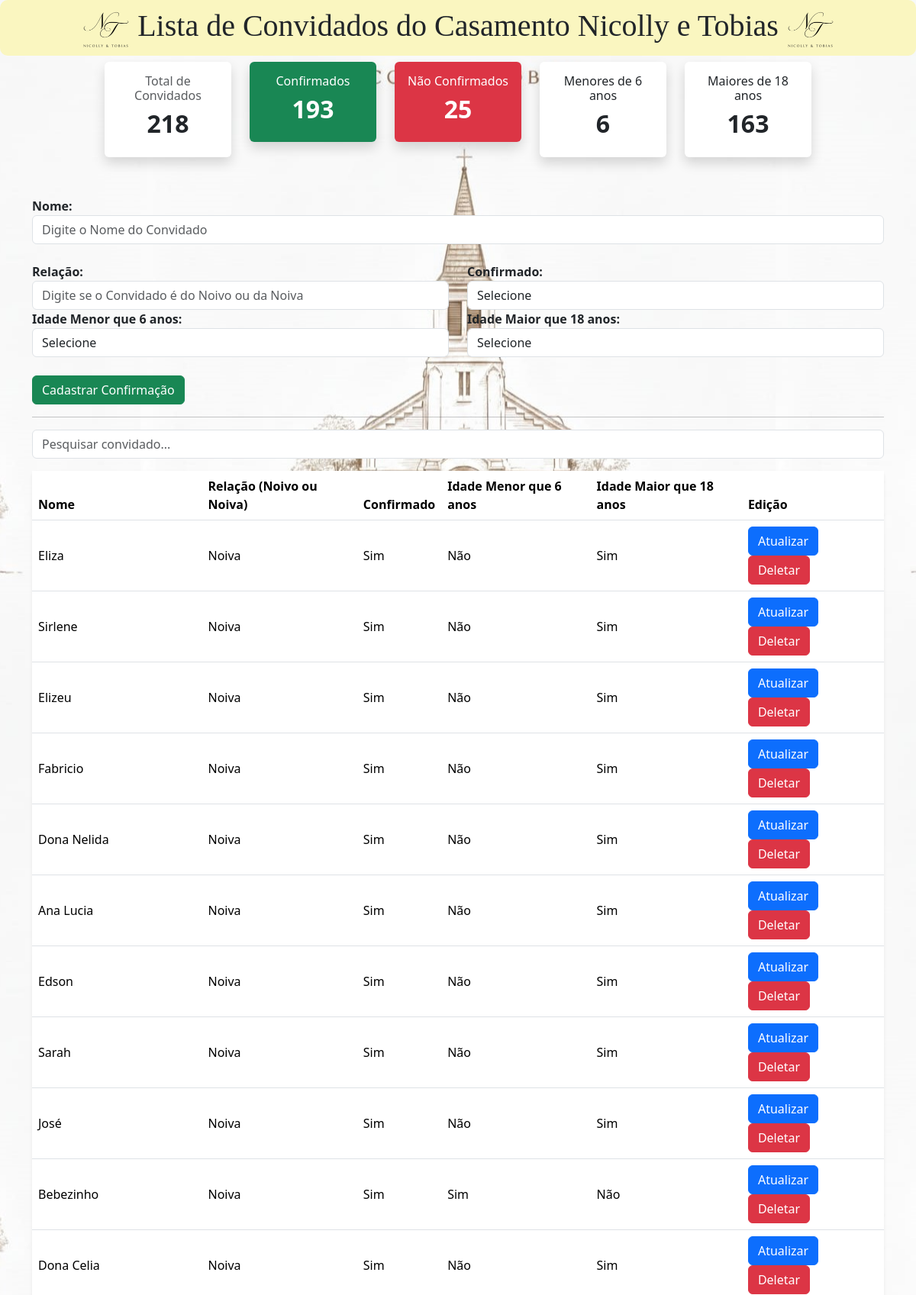
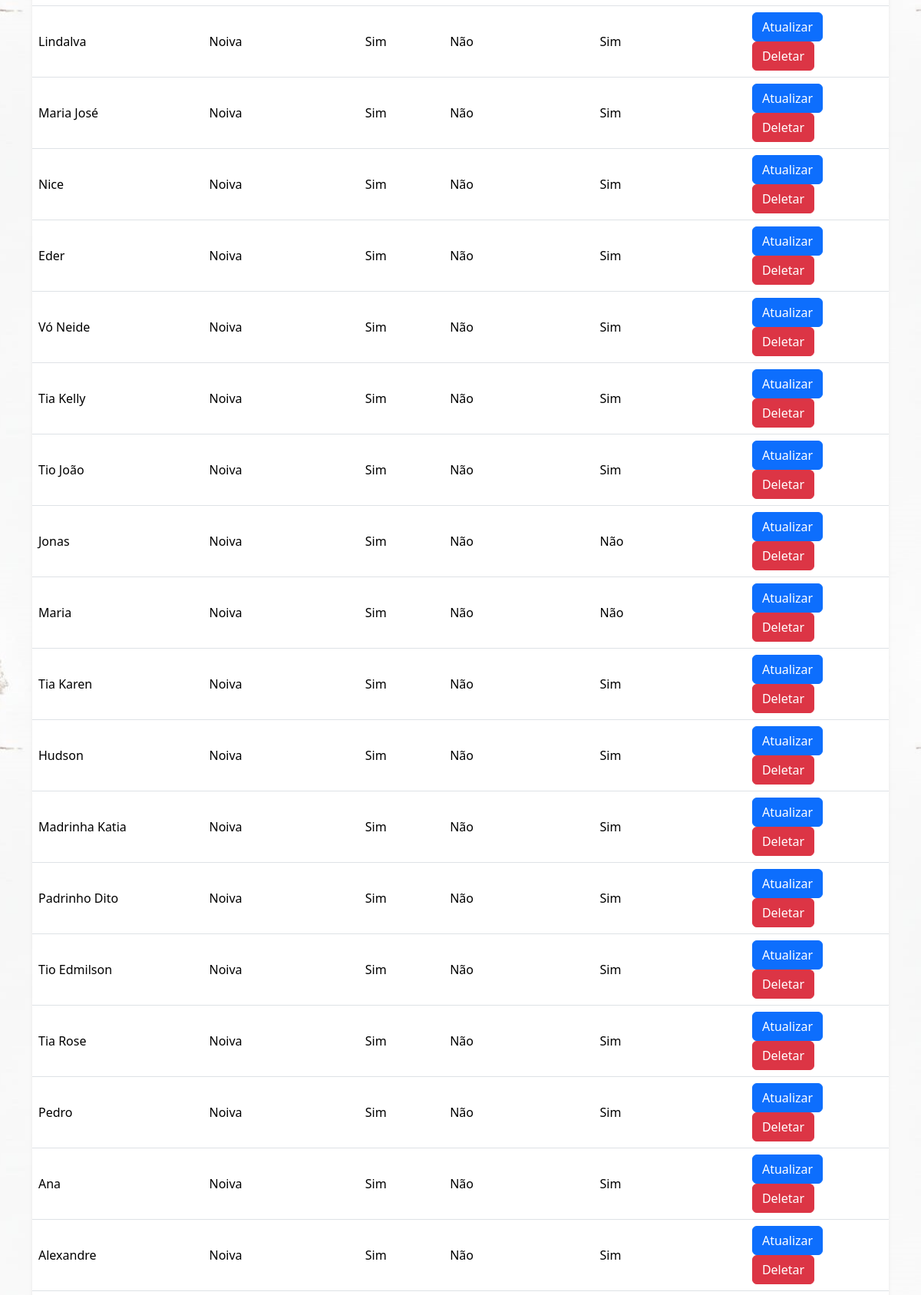
The page / (upper part) on the database its author committed (2 pictures, top to bottom).
### lista/models.py (models this page shows, shortened)
class Lista(models.Model):
    nome = models.CharField()
    relacao = models.CharField()
    confirmado = models.CharField()
    idade_menor = models.CharField(null=True, blank=True)
    idade_maio = models.CharField(null=True, blank=True)

### lista/views.py (the view, shortened to what this page needs)
# urls.py: path('', views.criar_convidado, name="criar_convidado"),
def criar_convidado(request):
    if request.method == 'GET':
        busca = request.GET.get('q')
        lista = Lista.objects.all()
        if busca:
            lista = lista.filter(nome__icontains=busca)
        total = Lista.objects.count()
        total_sim = Lista.objects.filter(confirmado="Sim").count()
        total_nao = Lista.objects.filter(confirmado="Não").count()
        total_menor = Lista.objects.filter(confirmado="Sim",idade_menor="Sim").count()
        total_maior = Lista.objects.filter(confirmado="Sim",idade_maio="Sim").count()
        context = {
            "lista": lista,
            "total": total,
            "total_sim": total_sim,
            "total_nao": total_nao,
            "total_menor":total_menor,
            "total_maior":total_maior
        }
        return render(request, 'criar_convidado.html', context)

### lista/templates/criar_convidado.html (shortened to what this page needs)
{% load static %}
<!doctype html>
<html lang="en">
<head>
  <link rel="stylesheet" href="{% static 'style.css' %}">
  <link href="https://cdn.jsdelivr.net/npm/bootstrap@5.3.8/dist/css/bootstrap.min.css" rel="stylesheet"
>
</head>
<body>
  <h1><img src="{% static 'imagens/logo_remake.png' %}" style="height: 50px;"> Lista de Convidados do Casamento Nicolly
    e Tobias <img src="{% static 'imagens/logo_remake.png' %}" style="height: 50px;"></h1>
  <div class="container">
    <div class="row mb-1 justify-content-center">
      <div class="col-md-2">
        <div class="card shadow text-center border-0">
          <div class="card-body">
            <h6 class="text-muted">Total de Convidados</h6>
            <h2 class="fw-bold">{{ total }}</h2>
          </div>
        </div>
      </div>
      <div class="col-md-2">
        <div class="card shadow text-center border-0 bg-success text-white">
          <div class="card-body">
            <h6>Confirmados</h6>
            <h2 class="fw-bold">{{ total_sim }}</h2>
          </div>
        </div>
      </div>
      <div class="col-md-2">
        <div class="card shadow text-center border-0 bg-danger text-white">
          <div class="card-body">
            <h6>Não Confirmados</h6>
            <h2 class="fw-bold">{{ total_nao }}</h2>
          </div>
        </div>
      </div>
      <div class="col-md-2">
        <div class="card shadow text-center border-0">
          <div class="card-body">
            <h6>Menores de 6 anos</h6>
            <h2 class="fw-bold">{{ total_menor }}</h2>
          </div>
        </div>
      </div>
      <div class="col-md-2">
        <div class="card shadow text-center border-0">
          <div class="card-body">
            <h6>Maiores de 18 anos</h6>
            <h2 class="fw-bold">{{ total_maior }}</h2>
          </div>
        </div>
      </div>
    </div>
    <br><br>
    <form action="{% url 'criar_convidado' %}" method="POST">{% csrf_token %}
      <label for="" class="titulo-cadastro">Nome:</label>
      <input type="text" name="nome" class="form-control" placeholder="Digite o Nome do Convidado">
      <br>
      <div class="row">
        <div class="col-md-6">
          <label for="" class="titulo-cadastro">Relação:</label>
          <input type="text" name="relacao" class="form-control"
            placeholder="Digite se o Convidado é do Noivo ou da Noiva">
        </div>
        <div class="col-md-6">
          <label for="" class="titulo-cadastro">Confirmado:</label>
          <select name="confirmado" class="form-control">
            <option value="">Selecione</option>
          </select>
        </div>
        <div class="col-md-6">
          <label for="" class="titulo-cadastro">Idade Menor que 6 anos:</label>
          <select name="idade_menor" class="form-control input-idade_menor">
            <option value="">Selecione</option>
          </select>
        </div>
        <div class="col-md-6">
          <label for="" class="titulo-cadastro">Idade Maior que 18 anos:</label>
          <select name="idade_maio" class="form-control input-idade_maio">
            <option value="">Selecione</option>
          </select>
        </div>
      </div>
      <br>
      <input type="submit" value="Cadastrar Confirmação" class="btn btn-success">
    </form>
    <hr>
    <input type="text"
       id="campoBusca"
       class="form-control mb-3"
       placeholder="Pesquisar convidado...">
    <div class="card shadow-sm border-0">
      <div class="card-body p-0">
        <div class="table-responsive">
          <table class="table table-hover align-middle mb-0">
            <thead>
              <tr>
                <th scope="col">Nome</th>
                <th scope="col">Relação (Noivo ou Noiva)</th>
                <th scope="col">Confirmado</th>
                <th scope="col">Idade Menor que 6 anos</th>
                <th scope="col">Idade Maior que 18 anos</th>
                <th scope="col">Edição</th>
              </tr>
            </thead>
            <tbody>
              {% for i in lista %}
              <tr>
                <td>{{ i.nome }}</td>
                <td>{{ i.relacao }}</td>
                <td>{{ i.confirmado }}</td>
                <td>{{ i.idade_menor }}</td>
                <td>{{ i.idade_maio }}</td>
                <td>
                  <button class="btn btn-primary" data-bs-toggle="modal" data-bs-target="#modalEditar"
                    data-url="{% url 'atualizar_convidado' i.id %}" data-nome="{{ i.nome }}"
                    data-relacao="{{ i.relacao }}" data-confirmado="{{ i.confirmado }}"
                    data-idade_menor="{{ i.idade_menor }}" data-idade_maio="{{ i.idade_maio }}">
                    Atualizar
                  </button>
                  <a href="{% url 'deletar_convidado' i.id %}" class="btn btn-danger">
                    Deletar
                  </a>
                </td>
              </tr>
              {% endfor %}
            </tbody>
          </table>
        </div>
      </div>
    </div>
  </div>
</body>
</html>

### lista/static/style.css (style rules this page uses)
body { background-color: #ffe4ec; background-image: url("imagens/WhatsApp Image 2026-02-15 at 18.30.38.jpeg"); background-repeat: repeat; background-position: center center; background-attachment: fixed; }
h1 { text-align: center; background-color: #FAF6C0; color: white; padding: 10px; border-radius: 10px; font-family: Playfair Display; }
.titulo-cadastro { font-weight: bold; }

### rows shown on the page
Lista: nome "Eliza", relacao "Noiva", confirmado "Sim", idade_menor "Não", idade_maio "Sim"
Lista: nome "Sirlene", relacao "Noiva", confirmado "Sim", idade_menor "Não", idade_maio "Sim"
Lista: nome "Elizeu", relacao "Noiva", confirmado "Sim", idade_menor "Não", idade_maio "Sim"
Lista: nome "Fabricio", relacao "Noiva", confirmado "Sim", idade_menor "Não", idade_maio "Sim"
Lista: nome "Dona Nelida", relacao "Noiva", confirmado "Sim", idade_menor "Não", idade_maio "Sim"
Lista: nome "Ana Lucia", relacao "Noiva", confirmado "Sim", idade_menor "Não", idade_maio "Sim"
Lista: nome "Edson", relacao "Noiva", confirmado "Sim", idade_menor "Não", idade_maio "Sim"
Lista: nome "Sarah", relacao "Noiva", confirmado "Sim", idade_menor "Não", idade_maio "Sim"
Lista: nome "José", relacao "Noiva", confirmado "Sim", idade_menor "Não", idade_maio "Sim"
Lista: nome "Bebezinho", relacao "Noiva", confirmado "Sim", idade_menor "Sim", idade_maio "Não"
Lista: nome "Dona Celia", relacao "Noiva", confirmado "Sim", idade_menor "Não", idade_maio "Sim"
Lista: nome "Lindalva", relacao "Noiva", confirmado "Sim", idade_menor "Não", idade_maio "Sim"
Lista: nome "Maria José", relacao "Noiva", confirmado "Sim", idade_menor "Não", idade_maio "Sim"
Lista: nome "Nice", relacao "Noiva", confirmado "Sim", idade_menor "Não", idade_maio "Sim"
Lista: nome "Eder", relacao "Noiva", confirmado "Sim", idade_menor "Não", idade_maio "Sim"
Lista: nome "Vó Neide", relacao "Noiva", confirmado "Sim", idade_menor "Não", idade_maio "Sim"
Lista: nome "Tia Kelly", relacao "Noiva", confirmado "Sim", idade_menor "Não", idade_maio "Sim"
Lista: nome "Tio João", relacao "Noiva", confirmado "Sim", idade_menor "Não", idade_maio "Sim"
Lista: nome "Jonas", relacao "Noiva", confirmado "Sim", idade_menor "Não", idade_maio "Não"
Lista: nome "Maria", relacao "Noiva", confirmado "Sim", idade_menor "Não", idade_maio "Não"
Lista: nome "Tia Karen", relacao "Noiva", confirmado "Sim", idade_menor "Não", idade_maio "Sim"
Lista: nome "Hudson", relacao "Noiva", confirmado "Sim", idade_menor "Não", idade_maio "Sim"
Lista: nome "Madrinha Katia", relacao "Noiva", confirmado "Sim", idade_menor "Não", idade_maio "Sim"
Lista: nome "Padrinho Dito", relacao "Noiva", confirmado "Sim", idade_menor "Não", idade_maio "Sim"
Lista: nome "Tio Edmilson", relacao "Noiva", confirmado "Sim", idade_menor "Não", idade_maio "Sim"
Lista: nome "Tia Rose", relacao "Noiva", confirmado "Sim", idade_menor "Não", idade_maio "Sim"
Lista: nome "Pedro", relacao "Noiva", confirmado "Sim", idade_menor "Não", idade_maio "Sim"
Lista: nome "Ana", relacao "Noiva", confirmado "Sim", idade_menor "Não", idade_maio "Sim"
Lista: nome "Alexandre", relacao "Noiva", confirmado "Sim", idade_menor "Não", idade_maio "Sim"

### other values the page prints
{{ total }} "218"
{{ total_sim }} "193"
{{ total_nao }} "25"
{{ total_menor }} "6"
{{ total_maior }} "163"
